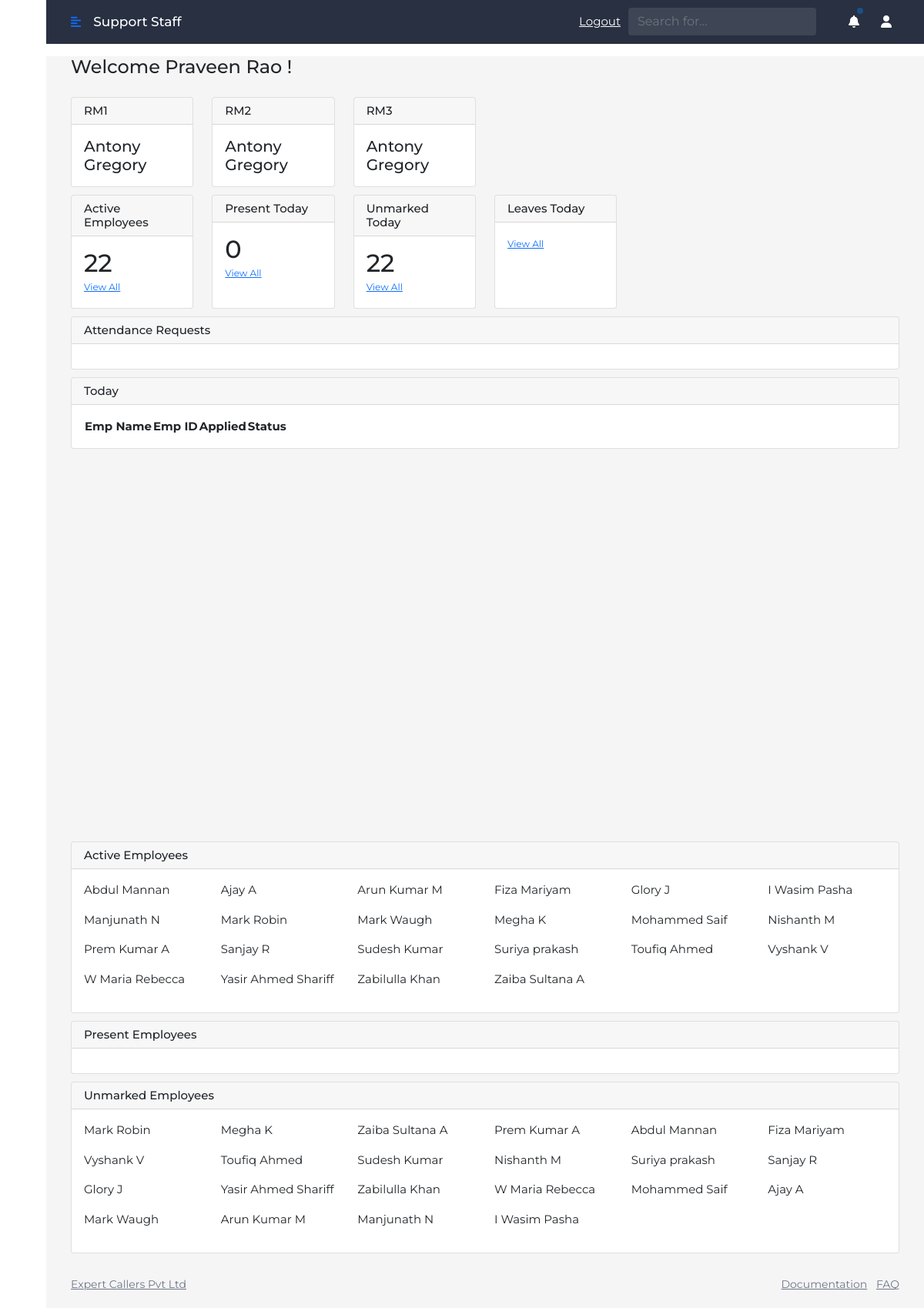
Screenshot of /ams/tl-dashboard (signed in) with the database file from the repository.
### mapping/models.py (models this page shows)
class Profile(models.Model):
    user = models.OneToOneField(User, on_delete=models.CASCADE)
    emp_id = models.IntegerField()
    emp_name = models.CharField(max_length=200)
    emp_desi = models.CharField(max_length=200)
    emp_rm1 = models.CharField(max_length=200)
    emp_rm2 = models.CharField(max_length=200)
    emp_rm3 = models.CharField(max_length=200)
    emp_process = models.CharField(max_length=200)
    def __str__(self):
        return self.emp_name

### ams/views.py (the view)
# urls.py: path('tl-dashboard',tlDashboard),
def tlDashboard(request):
    emp_name = request.user.profile.emp_name
    emp_id = request.user.profile.emp_id
    emp = Profile.objects.get(emp_id=emp_id)
    cal = EcplCalander.objects.filter(approved_status=False,rm1=emp_name)
    today = date.today()
    today = str(today)
    att_details = EcplCalander.objects.filter(date = today,rm1=emp_name)
    all_active = Profile.objects.filter(emp_rm1=emp_name).order_by('emp_name')
    all_present = EcplCalander.objects.filter(rm1=emp_name,date=today,applied_status=True,att_applied='present').order_by('emp_name')
    emps = Profile.objects.filter(emp_rm1=emp_name)
    unmarked_emps = []
    for i in emps:
        um = EcplCalander.objects.filter(emp_id = i.emp_id,date = today,applied_status=True)
        if um:
            print('marked',i.emp_name)
        else:
            print('unmarked',i.emp_name)
            unmarked_emps.append(i)
    print(unmarked_emps)
    emp_count = Profile.objects.filter(emp_rm1=emp_name).count()
    active_today = EcplCalander.objects.filter(rm1=emp_name,date=today,applied_status=True,att_applied='present').count()
    unmarked_today = emp_count-active_today
    data = {'emp_name': emp_name, 'emp': emp,'cal':cal, 'att_details':att_details,
            'emp_count':emp_count,'active_today':active_today,'unmarked_today':unmarked_today,
            'all_active':all_active,'all_present':all_present,'unmarked_emps':unmarked_emps,
            }
    return render(request, 'ams/rm-dashboard.html', data)

### templates/ams/rm-dashboard.html (shortened to what this page needs)
<!doctype html>
<html lang="en" dir="ltr">
{% load static %}
<head>
<link rel="stylesheet" href="{% static 'assets/plugins/bootstrap/css/bootstrap.min.css' %}" />
<link rel="stylesheet" href="{% static 'assets/css/custom.css' %}"/>
<link rel="stylesheet" href="{% static 'assets/css/main.css' %}"/>
<link rel="stylesheet" href="{% static 'assets/css/theme1.css' %}"/>
<link href="https://cdn.jsdelivr.net/npm/bootstrap@5.1.1/dist/css/bootstrap.min.css" rel="stylesheet">
</head>
<body class="font-montserrat">
<div id="main_content">
    <div class="page">
        <div id="page_top" class="section-body top_dark">
            <div class="container-fluid">
                <div class="page-header">
                    <div class="left">
                        <a href="javascript:void(0)" class="icon menu_toggle mr-3"><i class="fa  fa-align-left"></i></a>
                        <h1 class="page-title" style="color:white !important ">{{emp.emp_process}}</h1 class="page-title" >
                    </div>
                    <div class="right">
                        <div style="margin-right:10px">
                            <a href="/ams/logout" style="color:white">Logout</a>
                        </div>
                        <div class="input-icon xs-hide mr-4">
                            <input type="text" class="form-control" placeholder="Search for...">
                            <span class="input-icon-addon"><i class="fe fe-search"></i></span>
                        </div>
                        <div class="notification d-flex">
                            <div class="dropdown d-flex">
                                <a class="nav-link icon d-none d-md-flex btn btn-default btn-icon ml-2" data-toggle="dropdown"><i class="fa fa-bell"></i><span class="badge badge-primary nav-unread"></span></a>
                            </div>
                            <div class="dropdown d-flex">
                                <a class="nav-link icon d-none d-md-flex btn btn-default btn-icon ml-2" data-toggle="dropdown"><i class="fa fa-user"></i></a>
                            </div>
                        </div>
                    </div>
                </div>
            </div>
        </div>
        <div class="section-body mt-3">
            <div class="container-fluid">
                <div class="row clearfix">
                    <div class="col-lg-12">
                        <div class="mb-4">
                            <h4>Welcome {{emp_name}} !</h4>
                        </div>
                    </div>
                </div>
                <div class="row clearfix row-deck">
                    <div class="col-xl-2 col-lg-4 col-md-6">
                        <div class="card">
                            <div class="card-header">
                                <h3 class="card-title">RM1</h3>
                            </div>
                            <div class="card-body">
                                <h5>{{emp.emp_rm1}}</h5>
                            </div>
                        </div>
                    </div>
                    <div class="col-xl-2 col-lg-4 col-md-6">
                        <div class="card">
                            <div class="card-header">
                                <h3 class="card-title">RM2</h3>
                            </div>
                            <div class="card-body">
                                <h5>{{emp.emp_rm2}}</h5>
                            </div>
                        </div>
                    </div>
                    <div class="col-xl-2 col-lg-4 col-md-6">
                        <div class="card">
                            <div class="card-header">
                                <h3 class="card-title">RM3</h3>
                            </div>
                            <div class="card-body">
                                <h5>{{emp.emp_rm3}}</h5>
                            </div>
                        </div>
                    </div>
                </div>
                <div class="row clearfix row-deck">
                    <div class="col-xl-2 col-lg-4 col-md-6">
                        <div class="card">
                            <div class="card-header">
                                <h3 class="card-title">Active Employees</h3>
                            </div>
                            <div class="card-body">
                                <h5 class="number mb-0 font-32 counter">{{emp_count}}</h5>
                                <span class="font-12"><a href="#activeEmployees">View All</a></span>
                            </div>
                        </div>
                    </div>
                    <div class="col-xl-2 col-lg-4 col-md-6">
                        <div class="card">
                            <div class="card-header">
                                <h3 class="card-title">Present Today</h3>
                            </div>
                            <div class="card-body">
                                <h5 class="number mb-0 font-32 counter">{{active_today}}</h5>
                                <span class="font-12"><a href="#presentEmployees">View All</a></span>
                            </div>
                        </div>
                    </div>
                    <div class="col-xl-2 col-lg-4 col-md-6">
                        <div class="card">
                            <div class="card-header">
                                <h3 class="card-title">Unmarked Today</h3>
                            </div>
                            <div class="card-body">
                                <h5 class="number mb-0 font-32 counter">{{unmarked_today}}</h5>
                                <span class="font-12"><a href="#unmarkedEmployees">View All</a></span>
                            </div>
                        </div>
                    </div>
                    <div class="col-xl-2 col-lg-4 col-md-6">
                        <div class="card">
                            <div class="card-header">
                                <h3 class="card-title">Leaves Today</h3>
                            </div>
                            <div class="card-body">
                                <span class="font-12"><a href="#">View All</a></span>
                            </div>
                        </div>
                    </div>
                </div>
                <div class="row clearfix row-deck">
                    <div class="col-xl-12 col-lg-12">
                        <div class="card">
                            <div class="card-header">
                                <h3 class="card-title">Attendance Requests</h3>
                            </div>
                            <div class="card-body">
                            </div>
                        </div>
                    </div>
                </div>
                <div class="row clearfix row-deck">
                    <div class="col-xl-12 col-lg-12">
                        <div class="card">
                            <div class="card-header">
                                <h3 class="card-title">Today</h3>
                            </div>
                            <div class="card-body">
                                <div>
                                    <table class="tbl">
                                        <tr>
                                            <th>Emp Name</th>
                                            <th>Emp ID</th>
                                            <th>Applied</th>
                                            <th>Status</th>
                                        </tr>
                                    </table>
                                </div>
                            </div>
                        </div>
                    </div>
                </div>
                <div class="row clearfix row-deck">
                    <div class="col-xl-12 col-lg-12">
                        <div class="card" id="activeEmployees">
                            <div class="card-header">
                                <h3 class="card-title">Active Employees</h3>
                            </div>
                            <div class="card-body">
                                <div class="row">
                                    {% for i in all_active %}
                                        <div class="col-lg-2">
                                            <p>{{i.emp_name}}</p>
                                        </div>
                                    {% endfor %}
                                </div>
                            </div>
                        </div>
                    </div>
                </div>
                <div class="row clearfix row-deck">
                    <div class="col-xl-12 col-lg-12">
                        <div class="card" id="presentEmployees">
                            <div class="card-header">
                                <h3 class="card-title">Present Employees</h3>
                            </div>
                            <div class="card-body">
                            </div>
                        </div>
                    </div>
                </div>
                <div class="row clearfix row-deck">
                    <div class="col-xl-12 col-lg-12">
                        <div class="card" id="unmarkedEmployees">
                            <div class="card-header">
                                <h3 class="card-title">Unmarked Employees</h3>
                            </div>
                            <div class="card-body">
                                <div class="row">
                                    {% for i in unmarked_emps %}
                                        <div class="col-lg-2">
                                            <p>{{i.emp_name}}</p>
                                        </div>
                                    {% endfor %}
                                </div>
                            </div>
                        </div>
                    </div>
                </div>
            </div>
        </div>
        <div class="section-body">
            <footer class="footer">
                <div class="container-fluid">
                    <div class="row">
                        <div class="col-md-6 col-sm-12">
                            <a href="templateshub.net">Expert Callers Pvt Ltd</a>
                        </div>
                        <div class="col-md-6 col-sm-12 text-md-right">
                            <ul class="list-inline mb-0">
                                <li class="list-inline-item"><a href="doc/index.html">Documentation</a></li>
                                <li class="list-inline-item"><a href="javascript:void(0)">FAQ</a></li>
                            </ul>
                        </div>
                    </div>
                </div>
            </footer>
        </div>
    </div>
</div>
</body>
</html>

### static/assets/css/theme1.css (style rules this page uses)
a,.btn-link { color:#00A9BD }
.text-green,.text-info,.text-success,.text-danger,.text-primary,.text-warning,.mail-star.active,.page-title { color:#E74C3C !important }
.badge-primary { background-color:#1A5089 }
body { background-color:#f5f5f5 }
.page-header { border-color:#fff }
.page .section-white,.page .section-body { background:#f5f5f5 }
.card { background-color:#fff }
.top_dark { background-color:#283041 !important }

### rows the page displays
Profile: emp_process "Support Staff", emp_name "Praveen Rao", emp_rm1 "Antony Gregory", emp_rm2 "Antony Gregory", emp_rm3 "Antony Gregory"
Profile: emp_name "Abdul Mannan"
Profile: emp_name "Ajay A"
Profile: emp_name "Arun Kumar M"
Profile: emp_name "Fiza Mariyam"
Profile: emp_name "Glory J"
Profile: emp_name "I Wasim Pasha"
Profile: emp_name "Manjunath N"
Profile: emp_name "Mark Robin"
Profile: emp_name "Mark Waugh"
Profile: emp_name "Megha K"
Profile: emp_name "Mohammed Saif"
Profile: emp_name "Nishanth M"
Profile: emp_name "Prem Kumar A"
Profile: emp_name "Sanjay R"
Profile: emp_name "Sudesh Kumar"
Profile: emp_name "Suriya prakash"
Profile: emp_name "Toufiq Ahmed"
Profile: emp_name "Vyshank V"
Profile: emp_name "W Maria Rebecca"
Profile: emp_name "Yasir Ahmed Shariff"
Profile: emp_name "Zabilulla Khan"
Profile: emp_name "Zaiba Sultana A"

### other values shown
{{ emp_count }} "22"
{{ active_today }} "0"
{{ unmarked_today }} "22"
